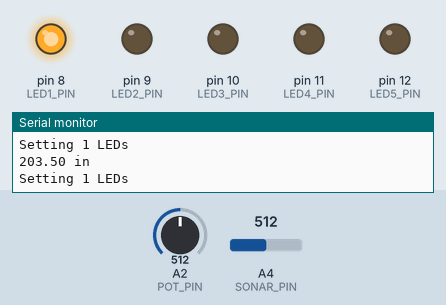
Simulated run of this sketch. Board: Arduino Uno, built with avr-gcc and run on an emulated ATmega328P. Shown: output pins drawn as LEDs (lit = HIGH), the last lines printed to the serial monitor. The inputs (shaded band) are chosen by the test bench; at power-on: A4 (SONAR_PIN) = 512, A2 (POT_PIN) = 512.

Above: at 1.2 s.
1.3 s: A4 (SONAR_PIN) set to 607
2.8 s: A4 (SONAR_PIN) set to 635
At 3.1 s:
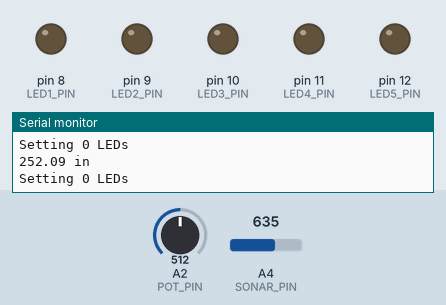
4.3 s: A4 (SONAR_PIN) set to 122
At 4.7 s:
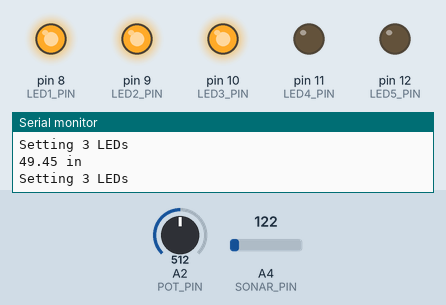
5.8 s: A2 (POT_PIN) set to 342
8.8 s: A2 (POT_PIN) set to 318
At 9.9 s:
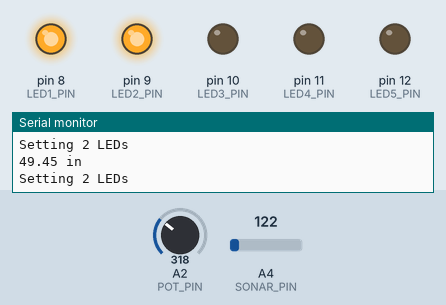
10.3 s: A2 (POT_PIN) set to 716
At 11.4 s:
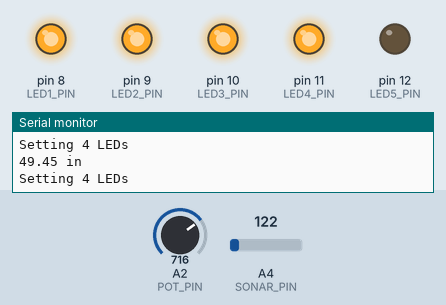
Timing chart, 0 to 12.8 s (numbered marks = the images above; inputs shaded):
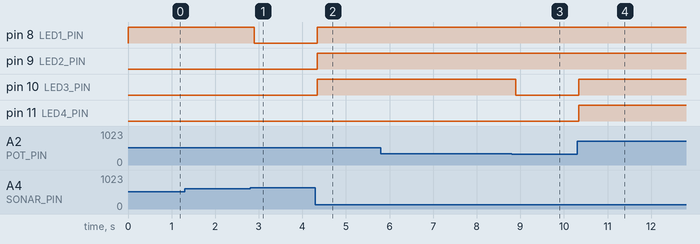

Measured:
- the behaviour switches between 619 and 620 on A4 (SONAR_PIN) (found by bisection; images 0 and 1)
- the behaviour switches between 325 and 324 on A2 (POT_PIN) (found by bisection; images 2 and 3)
- after the input at 2.8 s, pin 8 (LED1_PIN): HIGH → LOW after 0.10 s
- after the input at 4.3 s, pin 8 (LED1_PIN), pin 9 (LED2_PIN), pin 10 (LED3_PIN): LOW → HIGH at once
- after the input at 8.8 s, pin 10 (LED3_PIN): HIGH → LOW after 0.09 s
- after the input at 10.3 s, pin 10 (LED3_PIN), pin 11 (LED4_PIN): LOW → HIGH at once

The sketch:

ParkingHelper.ino
```cpp
// (licence header left out)
#define DEBUG 1 // Set to 0 to disable Serial debug logging
#ifdef DEBUG
#define DEBUG_PRINT(x) Serial.print(x)
#define DEBUG_PRINTLN(x) Serial.println(x)
#else
#define DEBUG_PRINT(x)
#define DEBUG_PRINTLN(x)
#endif

#define POT_PIN    2
#define SONAR_PIN  4
#define LED1_PIN   8
#define LED2_PIN   9
#define LED3_PIN  10
#define LED4_PIN  11
#define LED5_PIN  12

#define MAX_DIST  18 // feet
#define EXPO      2.5 // used to break up the space for the series of LEDs

long readVcc() {

  // Read 1.1V reference against AVcc
  // set the reference to Vcc and the measurement to the internal 1.1V reference
#if defined(__AVR_ATmega32U4__) || defined(__AVR_ATmega1280__) || defined(__AVR_ATmega2560__)
  ADMUX = _BV(REFS0) | _BV(MUX4) | _BV(MUX3) | _BV(MUX2) | _BV(MUX1);
#elif defined (__AVR_ATtiny24__) || defined(__AVR_ATtiny44__) || defined(__AVR_ATtiny84__)
  ADMUX = _BV(MUX5) | _BV(MUX0);
#elif defined (__AVR_ATtiny25__) || defined(__AVR_ATtiny45__) || defined(__AVR_ATtiny85__)
  ADMUX = _BV(MUX3) | _BV(MUX2);
#else
  ADMUX = _BV(REFS0) | _BV(MUX3) | _BV(MUX2) | _BV(MUX1);
#endif

  delay(2); // Wait for Vref to settle
  ADCSRA |= _BV(ADSC); // Start conversion
  while (bit_is_set(ADCSRA,ADSC)); // measuring

  uint8_t low  = ADCL; // must read ADCL first - it then locks ADCH
  uint8_t high = ADCH; // unlocks both

  long result = (high<<8) | low;

  // Calculate Vcc (in mV);

  // Original value: 1125300 = 1.1*1023*1000.
  result = 1125300L / result;

  // Based on my measurements on my Micro. See referenced blog post.
  // result = 1099332L / result;

  return result; // Vcc in millivolts
}

void setup()
{
  Serial.begin(9600);

  pinMode(LED1_PIN, OUTPUT);
  pinMode(LED2_PIN, OUTPUT);
  pinMode(LED3_PIN, OUTPUT);
  pinMode(LED4_PIN, OUTPUT);
  pinMode(LED5_PIN, OUTPUT);
}

double getInches()
{
  double distance = 0;
  double voltage = analogRead(SONAR_PIN)*.0049;  //Analog In .49 mV per unit
  double vccRaw = readVcc() / 1000.0;

  // If using an LC filter on the MB1240, use this one
  // Update the ohms value to match what you used in your filter
  // double vcc = vccRaw - ((3.4 / 1000 /* mAh draw */) * 10 /* ohms */);

  double vcc = vccRaw; // Or not...

  double scaling = vcc / 1024.0;

  double offset = 3.2; // cm (Empirical from local measurements with my MB1240. Adjust as needed.)
  distance = (voltage / scaling) + offset;

  double cmToInch = 0.393701;

  return distance * cmToInch;
}

int getNumLights(double inches)
{
  int potValue = analogRead(POT_PIN);

  int minDist = (potValue / 1024.0) * 60;  // adjust from 0 to 60 inches
  int maxDist = MAX_DIST * 12;                              // 18 feet max

  int range = maxDist - minDist;
  int step1 = range / 2.5; // first split
  int step2 = step1 / 2.5; // once more
  int step3 = step2 / 2.5; // and one final time

  if (inches <= minDist)
    return 5;

  if (inches <= step3+minDist)
    return 4;

  if (inches <= step2+minDist)
    return 3;

  if (inches <= step1+minDist)
    return 2;

  if (inches <= maxDist+minDist)
    return 1;

  return 0;
}

void setLEDs(int numLights)
{
  DEBUG_PRINT("Setting ");
  DEBUG_PRINT(numLights);
  DEBUG_PRINTLN(" LEDs");

  int LEDPins[5] = {
    LED1_PIN, LED2_PIN, LED3_PIN, LED4_PIN, LED5_PIN     };

  int value;
  for (int i=1; i<=5; i++)
  {
    value = LOW;
    if (i<=numLights)
      value = HIGH;

    digitalWrite(LEDPins[i-1], value);
  }
}


void loop()
{
  double inches = getInches();
  DEBUG_PRINT(inches);
  DEBUG_PRINTLN(" in");

  int numLights = getNumLights(inches);
  setLEDs(numLights);

  delay(100);
}
```
